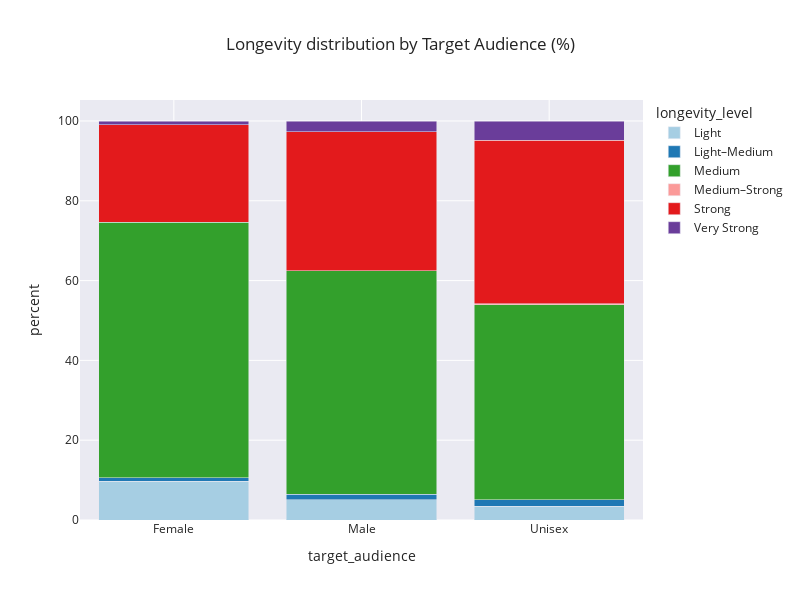

The code cell stored with this chart in its notebook:
### Code cell
# 집계
by_aud = df.groupby(["target_audience","longevity_level"]).size().reset_index(name="count")

# 각 target_audience별 총합
by_aud["percent"] = by_aud.groupby("target_audience")["count"].transform(lambda x: x / x.sum() * 100)

# bar chart (percent 사용)
fig = px.bar(
    by_aud,
    x="target_audience",
    y="percent",
    color="longevity_level",
    barmode="stack",
    category_orders={"longevity_level": ["Light","Light–Medium","Medium","Medium–Strong","Strong","Very Strong"]},
    title="Longevity distribution by Target Audience (%)",
    width=800, height=600,
    template='seaborn',
    color_discrete_map=custom_colors 
)
fig.show()

### Figure 1 — Plotly figure (JSON) as saved in the notebook; plotly's stock layout.template omitted (floating-point values rounded to 4 significant figures)
{"data": [{"alignmentgroup": "True", "hovertemplate": "longevity_level=Light<br>target_audience=%{x}<br>percent=%{y}<extra></extra>", "legendgroup": "Light", "marker": {"color": "#a6cee3", "pattern": {"shape": ""}}, "name": "Light", "offsetgroup": "Light", "orientation": "v", "showlegend": true, "textposition": "auto", "type": "bar", "x": ["Female", "Male", "Unisex"], "xaxis": "x", "y": [9.668, 5.068, 3.457], "yaxis": "y"}, {"alignmentgroup": "True", "hovertemplate": "longevity_level=Light–Medium<br>target_audience=%{x}<br>percent=%{y}<extra></extra>", "legendgroup": "Light–Medium", "marker": {"color": "#1f78b4", "pattern": {"shape": ""}}, "name": "Light–Medium", "offsetgroup": "Light–Medium", "orientation": "v", "showlegend": true, "textposition": "auto", "type": "bar", "x": ["Female", "Male", "Unisex"], "xaxis": "x", "y": [0.9063, 1.351, 1.596], "yaxis": "y"}, {"alignmentgroup": "True", "hovertemplate": "longevity_level=Medium<br>target_audience=%{x}<br>percent=%{y}<extra></extra>", "legendgroup": "Medium", "marker": {"color": "#33a02c", "pattern": {"shape": ""}}, "name": "Medium", "offsetgroup": "Medium", "orientation": "v", "showlegend": true, "textposition": "auto", "type": "bar", "x": ["Female", "Male", "Unisex"], "xaxis": "x", "y": [64.05, 56.08, 48.94], "yaxis": "y"}, {"alignmentgroup": "True", "hovertemplate": "longevity_level=Medium–Strong<br>target_audience=%{x}<br>percent=%{y}<extra></extra>", "legendgroup": "Medium–Strong", "marker": {"color": "#fb9a99", "pattern": {"shape": ""}}, "name": "Medium–Strong", "offsetgroup": "Medium–Strong", "orientation": "v", "showlegend": true, "textposition": "auto", "type": "bar", "x": ["Unisex"], "xaxis": "x", "y": [0.266], "yaxis": "y"}, {"alignmentgroup": "True", "hovertemplate": "longevity_level=Strong<br>target_audience=%{x}<br>percent=%{y}<extra></extra>", "legendgroup": "Strong", "marker": {"color": "#e31a1c", "pattern": {"shape": ""}}, "name": "Strong", "offsetgroup": "Strong", "orientation": "v", "showlegend": true, "textposition": "auto", "type": "bar", "x": ["Female", "Male", "Unisex"], "xaxis": "x", "y": [24.47, 34.8, 40.96], "yaxis": "y"}, {"alignmentgroup": "True", "hovertemplate": "longevity_level=Very Strong<br>target_audience=%{x}<br>percent=%{y}<extra></extra>", "legendgroup": "Very Strong", "marker": {"color": "#6a3d9a", "pattern": {"shape": ""}}, "name": "Very Strong", "offsetgroup": "Very Strong", "orientation": "v", "showlegend": true, "textposition": "auto", "type": "bar", "x": ["Female", "Male", "Unisex"], "xaxis": "x", "y": [0.9063, 2.703, 4.787], "yaxis": "y"}], "layout": {"barmode": "stack", "height": 600, "legend": {"title": {"text": "longevity_level"}, "tracegroupgap": 0}, "title": {"text": "Longevity distribution by Target Audience (%)"}, "width": 800, "xaxis": {"anchor": "y", "autorange": true, "domain": [0, 1], "range": [-0.5, 2.5], "title": {"text": "target_audience"}, "type": "category"}, "yaxis": {"anchor": "x", "autorange": true, "domain": [0, 1], "range": [0, 105.3], "title": {"text": "percent"}, "type": "linear"}}}
